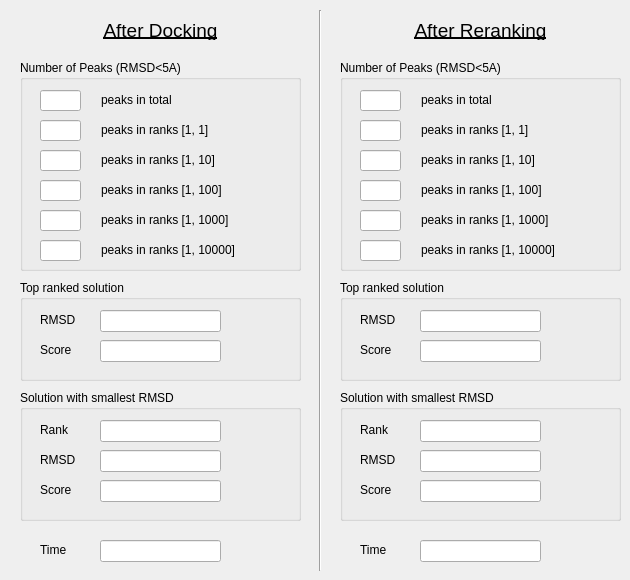
   <widget class="QWidget" name="tab">
    <attribute name="title">
     <string>Summary result</string>
    </attribute>
    <widget class="QGroupBox" name="groupBox_2">
     <property name="geometry">
      <rect>
       <x>20</x>
       <y>60</y>
       <width>281</width>
       <height>211</height>
      </rect>
     </property>
     <property name="title">
      <string>Number of Peaks (RMSD&lt;5A)</string>
     </property>
     <widget class="QLineEdit" name="peak1TextBox">
      <property name="geometry">
       <rect>
        <x>20</x>
        <y>60</y>
        <width>41</width>
        <height>21</height>
       </rect>
      </property>
      <property name="sizePolicy">
       <sizepolicy hsizetype="Fixed" vsizetype="Fixed">
        <horstretch>0</horstretch>
        <verstretch>0</verstretch>
       </sizepolicy>
      </property>
      <property name="alignment">
       <set>Qt::AlignRight</set>
      </property>
      <property name="readOnly">
       <bool>true</bool>
      </property>
      <property name="name" stdset="0">
       <cstring>rangePeak_TB_1</cstring>
      </property>
     </widget>
     <widget class="QLineEdit" name="peak10TextBox">
      <property name="geometry">
       <rect>
        <x>20</x>
        <y>90</y>
        <width>41</width>
        <height>21</height>
       </rect>
      </property>
      <property name="sizePolicy">
       <sizepolicy hsizetype="Fixed" vsizetype="Fixed">
        <horstretch>0</horstretch>
        <verstretch>0</verstretch>
       </sizepolicy>
      </property>
      <property name="alignment">
       <set>Qt::AlignRight</set>
      </property>
      <property name="readOnly">
       <bool>true</bool>
      </property>
      <property name="name" stdset="0">
       <cstring>rangePeak_TB_2</cstring>
      </property>
     </widget>
     <widget class="QLineEdit" name="peak1000TextBox">
      <property name="geometry">
       <rect>
        <x>20</x>
        <y>150</y>
        <width>41</width>
        <height>21</height>
       </rect>
      </property>
      <property name="sizePolicy">
       <sizepolicy hsizetype="Fixed" vsizetype="Fixed">
        <horstretch>0</horstretch>
        <verstretch>0</verstretch>
       </sizepolicy>
      </property>
      <property name="alignment">
       <set>Qt::AlignRight</set>
      </property>
      <property name="readOnly">
       <bool>true</bool>
      </property>
      <property name="name" stdset="0">
       <cstring>rangePeak_TB_4</cstring>
      </property>
     </widget>
     <widget class="QLineEdit" name="peak100TextBox">
      <property name="geometry">
       <rect>
        <x>20</x>
        <y>120</y>
        <width>41</width>
        <height>21</height>
       </rect>
      </property>
      <property name="sizePolicy">
       <sizepolicy hsizetype="Fixed" vsizetype="Fixed">
        <horstretch>0</horstretch>
        <verstretch>0</verstretch>
       </sizepolicy>
      </property>
      <property name="alignment">
       <set>Qt::AlignRight</set>
      </property>
      <property name="readOnly">
       <bool>true</bool>
      </property>
      <property name="name" stdset="0">
       <cstring>rangePeak_TB_3</cstring>
      </property>
     </widget>
     <widget class="QLineEdit" name="peak10000TextBox">
      <property name="geometry">
       <rect>
        <x>20</x>
        <y>180</y>
        <width>41</width>
        <height>21</height>
       </rect>
      </property>
      <property name="sizePolicy">
       <sizepolicy hsizetype="Fixed" vsizetype="Fixed">
        <horstretch>0</horstretch>
        <verstretch>0</verstretch>
       </sizepolicy>
      </property>
      <property name="alignment">
       <set>Qt::AlignRight</set>
      </property>
      <property name="readOnly">
       <bool>true</bool>
      </property>
      <property name="name" stdset="0">
       <cstring>rangePeak_TB_5</cstring>
      </property>
     </widget>
     <widget class="QLabel" name="label_2">
      <property name="geometry">
       <rect>
        <x>81</x>
        <y>120</y>
        <width>191</width>
        <height>20</height>
       </rect>
      </property>
      <property name="text">
       <string>peaks in ranks [1, 100]</string>
      </property>
      <property name="name" stdset="0">
       <cstring>textLabel4_2_2_2</cstring>
      </property>
     </widget>
     <widget class="QLabel" name="label_5">
      <property name="geometry">
       <rect>
        <x>81</x>
        <y>180</y>
        <width>191</width>
        <height>20</height>
       </rect>
      </property>
      <property name="text">
       <string>peaks in ranks [1, 10000]</string>
      </property>
      <property name="name" stdset="0">
       <cstring>textLabel4_2_2_2_2_2</cstring>
      </property>
     </widget>
     <widget class="QLabel" name="label">
      <property name="geometry">
       <rect>
        <x>81</x>
        <y>150</y>
        <width>191</width>
        <height>20</height>
       </rect>
      </property>
      <property name="text">
       <string>peaks in ranks [1, 1000]</string>
      </property>
      <property name="name" stdset="0">
       <cstring>textLabel4_2_2_2_2</cstring>
      </property>
     </widget>
     <widget class="QLabel" name="label_4">
      <property name="geometry">
       <rect>
        <x>81</x>
        <y>90</y>
        <width>191</width>
        <height>20</height>
       </rect>
      </property>
      <property name="text">
       <string>peaks in ranks [1, 10]</string>
      </property>
      <property name="name" stdset="0">
       <cstring>textLabel4_2_2</cstring>
      </property>
     </widget>
     <widget class="QLineEdit" name="totalPeakTextBox">
      <property name="geometry">
       <rect>
        <x>20</x>
        <y>30</y>
        <width>41</width>
        <height>21</height>
       </rect>
      </property>
      <property name="sizePolicy">
       <sizepolicy hsizetype="Fixed" vsizetype="Fixed">
        <horstretch>0</horstretch>
        <verstretch>0</verstretch>
       </sizepolicy>
      </property>
      <property name="alignment">
       <set>Qt::AlignRight</set>
      </property>
      <property name="readOnly">
       <bool>true</bool>
      </property>
      <property name="name" stdset="0">
       <cstring>totPeak_TB</cstring>
      </property>
     </widget>
     <widget class="QLabel" name="label_3">
      <property name="geometry">
       <rect>
        <x>81</x>
        <y>30</y>
        <width>191</width>
        <height>20</height>
       </rect>
      </property>
      <property name="text">
       <string>peaks in total</string>
      </property>
      <property name="name" stdset="0">
       <cstring>textLabel4</cstring>
      </property>
     </widget>
     <widget class="QLabel" name="label_6">
      <property name="geometry">
       <rect>
        <x>81</x>
        <y>60</y>
        <width>191</width>
        <height>20</height>
       </rect>
      </property>
      <property name="text">
       <string>peaks in ranks [1, 1]</string>
      </property>
      <property name="name" stdset="0">
       <cstring>textLabel4_2</cstring>
      </property>
     </widget>
    </widget>
    <widget class="QGroupBox" name="groupBox_3">
     <property name="geometry">
      <rect>
       <x>340</x>
       <y>60</y>
       <width>281</width>
       <height>211</height>
      </rect>
     </property>
     <property name="title">
      <string>Number of Peaks (RMSD&lt;5A)</string>
     </property>
     <widget class="QLabel" name="label_7">
      <property name="geometry">
       <rect>
        <x>81</x>
        <y>120</y>
        <width>191</width>
        <height>20</height>
       </rect>
      </property>
      <property name="text">
       <string>peaks in ranks [1, 100]</string>
      </property>
      <property name="name" stdset="0">
       <cstring>textLabel4_2_2_2</cstring>
      </property>
     </widget>
     <widget class="QLabel" name="label_8">
      <property name="geometry">
       <rect>
        <x>81</x>
        <y>180</y>
        <width>191</width>
        <height>20</height>
       </rect>
      </property>
      <property name="text">
       <string>peaks in ranks [1, 10000]</string>
      </property>
      <property name="name" stdset="0">
       <cstring>textLabel4_2_2_2_2_2</cstring>
      </property>
     </widget>
     <widget class="QLabel" name="label_9">
      <property name="geometry">
       <rect>
        <x>81</x>
        <y>150</y>
        <width>191</width>
        <height>20</height>
       </rect>
      </property>
      <property name="text">
       <string>peaks in ranks [1, 1000]</string>
      </property>
      <property name="name" stdset="0">
       <cstring>textLabel4_2_2_2_2</cstring>
      </property>
     </widget>
     <widget class="QLabel" name="label_10">
      <property name="geometry">
       <rect>
        <x>81</x>
        <y>90</y>
        <width>191</width>
        <height>20</height>
       </rect>
      </property>
      <property name="text">
       <string>peaks in ranks [1, 10]</string>
      </property>
      <property name="name" stdset="0">
       <cstring>textLabel4_2_2</cstring>
      </property>
     </widget>
     <widget class="QLabel" name="label_11">
      <property name="geometry">
       <rect>
        <x>81</x>
        <y>30</y>
        <width>191</width>
        <height>20</height>
       </rect>
      </property>
      <property name="text">
       <string>peaks in total</string>
      </property>
      <property name="name" stdset="0">
       <cstring>textLabel4</cstring>
      </property>
     </widget>
     <widget class="QLabel" name="label_12">
      <property name="geometry">
       <rect>
        <x>81</x>
        <y>60</y>
        <width>191</width>
        <height>20</height>
       </rect>
      </property>
      <property name="text">
       <string>peaks in ranks [1, 1]</string>
      </property>
      <property name="name" stdset="0">
       <cstring>textLabel4_2</cstring>
      </property>
     </widget>
     <widget class="QLineEdit" name="peak1TextBox_2">
      <property name="geometry">
       <rect>
        <x>20</x>
        <y>60</y>
        <width>41</width>
        <height>21</height>
       </rect>
      </property>
      <property name="sizePolicy">
       <sizepolicy hsizetype="Fixed" vsizetype="Fixed">
        <horstretch>0</horstretch>
        <verstretch>0</verstretch>
       </sizepolicy>
      </property>
      <property name="alignment">
       <set>Qt::AlignRight</set>
      </property>
      <property name="readOnly">
       <bool>true</bool>
      </property>
      <property name="name" stdset="0">
       <cstring>rangePeak_TB_1</cstring>
      </property>
     </widget>
     <widget class="QLineEdit" name="peak10TextBox_2">
      <property name="geometry">
       <rect>
        <x>20</x>
        <y>90</y>
        <width>41</width>
        <height>21</height>
       </rect>
      </property>
      <property name="sizePolicy">
       <sizepolicy hsizetype="Fixed" vsizetype="Fixed">
        <horstretch>0</horstretch>
        <verstretch>0</verstretch>
       </sizepolicy>
      </property>
      <property name="alignment">
       <set>Qt::AlignRight</set>
      </property>
      <property name="readOnly">
       <bool>true</bool>
      </property>
      <property name="name" stdset="0">
       <cstring>rangePeak_TB_2</cstring>
      </property>
     </widget>
     <widget class="QLineEdit" name="peak1000TextBox_2">
      <property name="geometry">
       <rect>
        <x>20</x>
        <y>150</y>
        <width>41</width>
        <height>21</height>
       </rect>
      </property>
      <property name="sizePolicy">
       <sizepolicy hsizetype="Fixed" vsizetype="Fixed">
        <horstretch>0</horstretch>
        <verstretch>0</verstretch>
       </sizepolicy>
      </property>
      <property name="alignment">
       <set>Qt::AlignRight</set>
      </property>
      <property name="readOnly">
       <bool>true</bool>
      </property>
      <property name="name" stdset="0">
       <cstring>rangePeak_TB_4</cstring>
      </property>
     </widget>
     <widget class="QLineEdit" name="peak100TextBox_2">
      <property name="geometry">
       <rect>
        <x>20</x>
        <y>120</y>
        <width>41</width>
        <height>21</height>
       </rect>
      </property>
      <property name="sizePolicy">
       <sizepolicy hsizetype="Fixed" vsizetype="Fixed">
        <horstretch>0</horstretch>
        <verstretch>0</verstretch>
       </sizepolicy>
      </property>
      <property name="alignment">
       <set>Qt::AlignRight</set>
      </property>
      <property name="readOnly">
       <bool>true</bool>
      </property>
      <property name="name" stdset="0">
       <cstring>rangePeak_TB_3</cstring>
      </property>
     </widget>
     <widget class="QLineEdit" name="peak10000TextBox_2">
      <property name="geometry">
       <rect>
        <x>20</x>
        <y>180</y>
        <width>41</width>
        <height>21</height>
       </rect>
      </property>
      <property name="sizePolicy">
       <sizepolicy hsizetype="Fixed" vsizetype="Fixed">
        <horstretch>0</horstretch>
        <verstretch>0</verstretch>
       </sizepolicy>
      </property>
      <property name="alignment">
       <set>Qt::AlignRight</set>
      </property>
      <property name="readOnly">
       <bool>true</bool>
      </property>
      <property name="name" stdset="0">
       <cstring>rangePeak_TB_5</cstring>
      </property>
     </widget>
     <widget class="QLineEdit" name="totalPeakTextBox_2">
      <property name="geometry">
       <rect>
        <x>20</x>
        <y>30</y>
        <width>41</width>
        <height>21</height>
       </rect>
      </property>
      <property name="sizePolicy">
       <sizepolicy hsizetype="Fixed" vsizetype="Fixed">
        <horstretch>0</horstretch>
        <verstretch>0</verstretch>
       </sizepolicy>
      </property>
      <property name="alignment">
       <set>Qt::AlignRight</set>
      </property>
      <property name="readOnly">
       <bool>true</bool>
      </property>
      <property name="name" stdset="0">
       <cstring>totPeak_TB</cstring>
      </property>
     </widget>
    </widget>
    <widget class="Line" name="line">
     <property name="geometry">
      <rect>
       <x>310</x>
       <y>10</y>
       <width>20</width>
       <height>561</height>
      </rect>
     </property>
     <property name="orientation">
      <enum>Qt::Vertical</enum>
     </property>
    </widget>
    <widget class="QLabel" name="label_13">
     <property name="geometry">
      <rect>
       <x>20</x>
       <y>20</y>
       <width>281</width>
       <height>20</height>
      </rect>
     </property>
     <property name="font">
      <font>
       <pointsize>14</pointsize>
       <underline>true</underline>
      </font>
     </property>
     <property name="text">
      <string>After Docking</string>
     </property>
     <property name="alignment">
      <set>Qt::AlignCenter</set>
     </property>
    </widget>
    <widget class="QLabel" name="label_14">
     <property name="geometry">
      <rect>
       <x>340</x>
       <y>20</y>
       <width>281</width>
       <height>20</height>
      </rect>
     </property>
     <property name="font">
      <font>
       <pointsize>14</pointsize>
       <underline>true</underline>
      </font>
     </property>
     <property name="text">
      <string>After Reranking</string>
     </property>
     <property name="alignment">
      <set>Qt::AlignCenter</set>
     </property>
    </widget>
    <widget class="QGroupBox" name="groupBox_4">
     <property name="geometry">
      <rect>
       <x>20</x>
       <y>280</y>
       <width>281</width>
       <height>101</height>
      </rect>
     </property>
     <property name="title">
      <string>Top ranked solution</string>
     </property>
     <widget class="QLineEdit" name="topRankedRmsdTextBox">
      <property name="geometry">
       <rect>
        <x>80</x>
        <y>30</y>
        <width>121</width>
        <height>22</height>
       </rect>
      </property>
      <property name="sizePolicy">
       <sizepolicy hsizetype="Fixed" vsizetype="Fixed">
        <horstretch>0</horstretch>
        <verstretch>0</verstretch>
       </sizepolicy>
      </property>
      <property name="readOnly">
       <bool>true</bool>
      </property>
      <property name="name" stdset="0">
       <cstring>rmsd_TB</cstring>
      </property>
     </widget>
     <widget class="QLabel" name="label_17">
      <property name="geometry">
       <rect>
        <x>20</x>
        <y>30</y>
        <width>60</width>
        <height>20</height>
       </rect>
      </property>
      <property name="text">
       <string>RMSD</string>
      </property>
      <property name="name" stdset="0">
       <cstring>textLabel5_2</cstring>
      </property>
     </widget>
     <widget class="QLineEdit" name="topRankedScoreTextBox">
      <property name="geometry">
       <rect>
        <x>80</x>
        <y>60</y>
        <width>121</width>
        <height>22</height>
       </rect>
      </property>
      <property name="sizePolicy">
       <sizepolicy hsizetype="Fixed" vsizetype="Fixed">
        <horstretch>0</horstretch>
        <verstretch>0</verstretch>
       </sizepolicy>
      </property>
      <property name="readOnly">
       <bool>true</bool>
      </property>
      <property name="name" stdset="0">
       <cstring>ts_TB</cstring>
      </property>
     </widget>
     <widget class="QLabel" name="label_16">
      <property name="geometry">
       <rect>
        <x>20</x>
        <y>60</y>
        <width>60</width>
        <height>20</height>
       </rect>
      </property>
      <property name="text">
       <string>Score</string>
      </property>
      <property name="name" stdset="0">
       <cstring>textLabel5_2_2</cstring>
      </property>
     </widget>
    </widget>
    <widget class="QGroupBox" name="groupBox_5">
     <property name="geometry">
      <rect>
       <x>340</x>
       <y>280</y>
       <width>281</width>
       <height>101</height>
      </rect>
     </property>
     <property name="title">
      <string>Top ranked solution</string>
     </property>
     <widget class="QLineEdit" name="topRankedRmsdTextBox_2">
      <property name="geometry">
       <rect>
        <x>80</x>
        <y>30</y>
        <width>121</width>
        <height>22</height>
       </rect>
      </property>
      <property name="sizePolicy">
       <sizepolicy hsizetype="Fixed" vsizetype="Fixed">
        <horstretch>0</horstretch>
        <verstretch>0</verstretch>
       </sizepolicy>
      </property>
      <property name="readOnly">
       <bool>true</bool>
      </property>
      <property name="name" stdset="0">
       <cstring>rmsd_TB</cstring>
      </property>
     </widget>
     <widget class="QLabel" name="label_18">
      <property name="geometry">
       <rect>
        <x>20</x>
        <y>30</y>
        <width>60</width>
        <height>20</height>
       </rect>
      </property>
      <property name="text">
       <string>RMSD</string>
      </property>
      <property name="name" stdset="0">
       <cstring>textLabel5_2</cstring>
      </property>
     </widget>
     <widget class="QLineEdit" name="topRankedScoreTextBox_2">
      <property name="geometry">
       <rect>
        <x>80</x>
        <y>60</y>
        <width>121</width>
        <height>22</height>
       </rect>
      </property>
      <property name="sizePolicy">
       <sizepolicy hsizetype="Fixed" vsizetype="Fixed">
        <horstretch>0</horstretch>
        <verstretch>0</verstretch>
       </sizepolicy>
      </property>
      <property name="readOnly">
       <bool>true</bool>
      </property>
      <property name="name" stdset="0">
       <cstring>ts_TB</cstring>
      </property>
     </widget>
     <widget class="QLabel" name="label_19">
      <property name="geometry">
       <rect>
        <x>20</x>
        <y>60</y>
        <width>60</width>
        <height>20</height>
       </rect>
      </property>
      <property name="text">
       <string>Score</string>
      </property>
      <property name="name" stdset="0">
       <cstring>textLabel5_2_2</cstring>
      </property>
     </widget>
    </widget>
    <widget class="QGroupBox" name="groupBox_6">
     <property name="geometry">
      <rect>
       <x>20</x>
       <y>390</y>
       <width>281</width>
       <height>131</height>
      </rect>
     </property>
     <property name="title">
      <string>Solution with smallest RMSD</string>
     </property>
     <widget class="QLineEdit" name="topSolutionRmsdTextBox">
      <property name="geometry">
       <rect>
        <x>80</x>
        <y>60</y>
        <width>121</width>
        <height>22</height>
       </rect>
      </property>
      <property name="sizePolicy">
       <sizepolicy hsizetype="Fixed" vsizetype="Fixed">
        <horstretch>0</horstretch>
        <verstretch>0</verstretch>
       </sizepolicy>
      </property>
      <property name="readOnly">
       <bool>true</bool>
      </property>
      <property name="name" stdset="0">
       <cstring>rmsd_TB</cstring>
      </property>
     </widget>
     <widget class="QLabel" name="label_22">
      <property name="geometry">
       <rect>
        <x>20</x>
        <y>60</y>
        <width>60</width>
        <height>20</height>
       </rect>
      </property>
      <property name="text">
       <string>RMSD</string>
      </property>
      <property name="name" stdset="0">
       <cstring>textLabel5_2</cstring>
      </property>
     </widget>
     <widget class="QLineEdit" name="topSolutionScoreTextBox">
      <property name="geometry">
       <rect>
        <x>80</x>
        <y>90</y>
        <width>121</width>
        <height>22</height>
       </rect>
      </property>
      <property name="sizePolicy">
       <sizepolicy hsizetype="Fixed" vsizetype="Fixed">
        <horstretch>0</horstretch>
        <verstretch>0</verstretch>
       </sizepolicy>
      </property>
      <property name="readOnly">
       <bool>true</bool>
      </property>
      <property name="name" stdset="0">
       <cstring>ts_TB</cstring>
      </property>
     </widget>
     <widget class="QLabel" name="label_23">
      <property name="geometry">
       <rect>
        <x>20</x>
        <y>90</y>
        <width>60</width>
        <height>20</height>
       </rect>
      </property>
      <property name="text">
       <string>Score</string>
      </property>
      <property name="name" stdset="0">
       <cstring>textLabel5_2_2</cstring>
      </property>
     </widget>
     <widget class="QLabel" name="label_24">
      <property name="geometry">
       <rect>
        <x>20</x>
        <y>30</y>
        <width>60</width>
        <height>20</height>
       </rect>
      </property>
      <property name="text">
       <string>Rank</string>
      </property>
      <property name="name" stdset="0">
       <cstring>textLabel5_2_2</cstring>
      </property>
     </widget>
     <widget class="QLineEdit" name="topSolutionRankTextBox">
      <property name="geometry">
       <rect>
        <x>80</x>
        <y>30</y>
        <width>121</width>
        <height>22</height>
       </rect>
      </property>
      <property name="sizePolicy">
       <sizepolicy hsizetype="Fixed" vsizetype="Fixed">
        <horstretch>0</horstretch>
        <verstretch>0</verstretch>
       </sizepolicy>
      </property>
      <property name="readOnly">
       <bool>true</bool>
      </property>
      <property name="name" stdset="0">
       <cstring>ts_TB</cstring>
      </property>
     </widget>
    </widget>
    <widget class="QGroupBox" name="groupBox_7">
     <property name="geometry">
      <rect>
       <x>340</x>
       <y>390</y>
       <width>281</width>
       <height>131</height>
      </rect>
     </property>
     <property name="title">
      <string>Solution with smallest RMSD</string>
     </property>
     <widget class="QLineEdit" name="topSolutionRmsdTextBox_2">
      <property name="geometry">
       <rect>
        <x>80</x>
        <y>60</y>
        <width>121</width>
        <height>22</height>
       </rect>
      </property>
      <property name="sizePolicy">
       <sizepolicy hsizetype="Fixed" vsizetype="Fixed">
        <horstretch>0</horstretch>
        <verstretch>0</verstretch>
       </sizepolicy>
      </property>
      <property name="readOnly">
       <bool>true</bool>
      </property>
      <property name="name" stdset="0">
       <cstring>rmsd_TB</cstring>
      </property>
     </widget>
     <widget class="QLabel" name="label_28">
      <property name="geometry">
       <rect>
        <x>20</x>
        <y>60</y>
        <width>60</width>
        <height>20</height>
       </rect>
      </property>
      <property name="text">
       <string>RMSD</string>
      </property>
      <property name="name" stdset="0">
       <cstring>textLabel5_2</cstring>
      </property>
     </widget>
     <widget class="QLineEdit" name="topSolutionScoreTextBox_2">
      <property name="geometry">
       <rect>
        <x>80</x>
        <y>90</y>
        <width>121</width>
        <height>22</height>
       </rect>
      </property>
      <property name="sizePolicy">
       <sizepolicy hsizetype="Fixed" vsizetype="Fixed">
        <horstretch>0</horstretch>
        <verstretch>0</verstretch>
       </sizepolicy>
      </property>
      <property name="readOnly">
       <bool>true</bool>
      </property>
      <property name="name" stdset="0">
       <cstring>ts_TB</cstring>
      </property>
     </widget>
     <widget class="QLabel" name="label_29">
      <property name="geometry">
       <rect>
        <x>20</x>
        <y>90</y>
        <width>60</width>
        <height>20</height>
       </rect>
      </property>
      <property name="text">
       <string>Score</string>
      </property>
      <property name="name" stdset="0">
       <cstring>textLabel5_2_2</cstring>
      </property>
     </widget>
     <widget class="QLabel" name="label_30">
      <property name="geometry">
       <rect>
        <x>20</x>
        <y>30</y>
        <width>60</width>
        <height>20</height>
       </rect>
      </property>
      <property name="text">
       <string>Rank</string>
      </property>
      <property name="name" stdset="0">
       <cstring>textLabel5_2_2</cstring>
      </property>
     </widget>
     <widget class="QLineEdit" name="topSolutionRankTextBox_2">
      <property name="geometry">
       <rect>
        <x>80</x>
        <y>30</y>
        <width>121</width>
        <height>22</height>
       </rect>
      </property>
      <property name="sizePolicy">
       <sizepolicy hsizetype="Fixed" vsizetype="Fixed">
        <horstretch>0</horstretch>
        <verstretch>0</verstretch>
       </sizepolicy>
      </property>
      <property name="readOnly">
       <bool>true</bool>
      </property>
      <property name="name" stdset="0">
       <cstring>ts_TB</cstring>
      </property>
     </widget>
    </widget>
    <widget class="QLabel" name="label_31">
     <property name="geometry">
      <rect>
       <x>40</x>
       <y>540</y>
       <width>60</width>
       <height>20</height>
      </rect>
     </property>
     <property name="text">
      <string>Time</string>
     </property>
     <property name="name" stdset="0">
      <cstring>textLabel5_2_2</cstring>
     </property>
    </widget>
    <widget class="QLineEdit" name="timeTextBox">
     <property name="geometry">
      <rect>
       <x>100</x>
       <y>540</y>
       <width>121</width>
       <height>22</height>
      </rect>
     </property>
     <property name="sizePolicy">
      <sizepolicy hsizetype="Fixed" vsizetype="Fixed">
       <horstretch>0</horstretch>
       <verstretch>0</verstretch>
      </sizepolicy>
     </property>
     <property name="readOnly">
      <bool>true</bool>
     </property>
     <property name="name" stdset="0">
      <cstring>ts_TB</cstring>
     </property>
    </widget>
    <widget class="QLineEdit" name="timeTextBox_2">
     <property name="geometry">
      <rect>
       <x>420</x>
       <y>540</y>
       <width>121</width>
       <height>22</height>
      </rect>
     </property>
     <property name="sizePolicy">
      <sizepolicy hsizetype="Fixed" vsizetype="Fixed">
       <horstretch>0</horstretch>
       <verstretch>0</verstretch>
      </sizepolicy>
     </property>
     <property name="readOnly">
      <bool>true</bool>
     </property>
     <property name="name" stdset="0">
      <cstring>ts_TB</cstring>
     </property>
    </widget>
    <widget class="QLabel" name="label_32">
     <property name="geometry">
      <rect>
       <x>360</x>
       <y>540</y>
       <width>60</width>
       <height>20</height>
      </rect>
     </property>
     <property name="text">
      <string>Time</string>
     </property>
     <property name="name" stdset="0">
      <cstring>textLabel5_2_2</cstring>
     </property>
    </widget>
   </widget>
